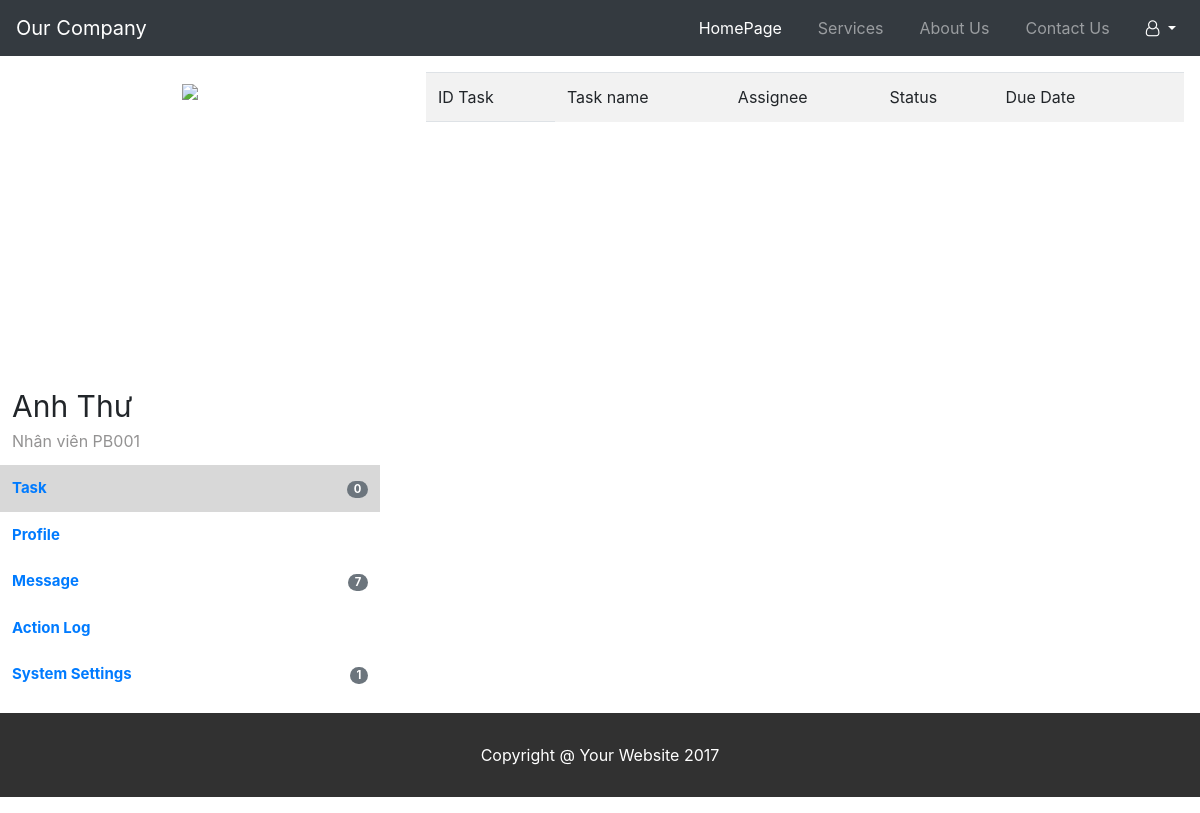
The app's page /nhanvien/tacvunhanvien.php (signed in), older data.
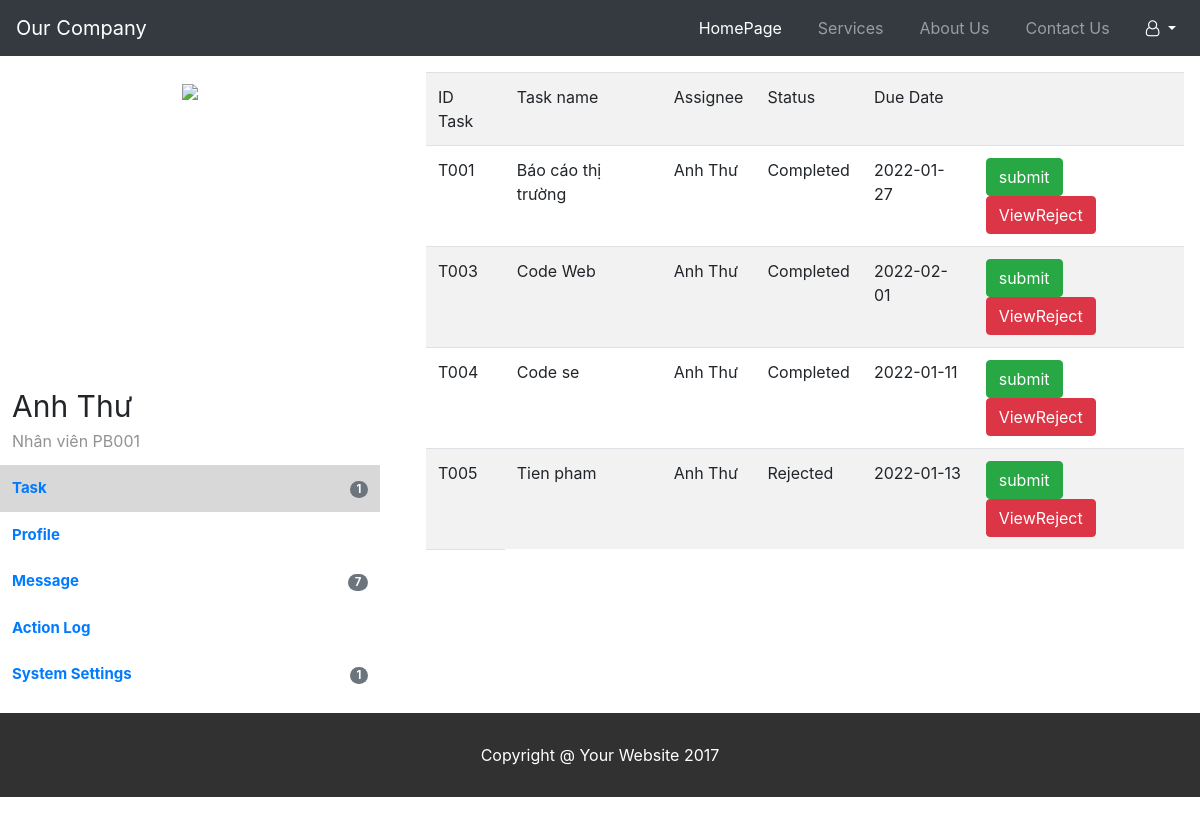
The same page, newer data.
### tables this page shows
CREATE TABLE `task` (
  `idtask` varchar(55) NOT NULL,
  `name` varchar(255) NOT NULL,
  `status` varchar(55) NOT NULL,
  `description` varchar(255) NOT NULL,
  `idnv` varchar(55) NOT NULL,
  `dueto` varchar(255) DEFAULT NULL,
  `id_department` varchar(255) DEFAULT NULL,
  `token` int(11) DEFAULT NULL,
  `evaluate` varchar(255) DEFAULT NULL,
  `note` varchar(255) DEFAULT NULL,
  `attach` varchar(255) DEFAULT NULL
);

CREATE TABLE `employee` (
  `idnv` varchar(50) NOT NULL,
  `name` varchar(255) NOT NULL,
  `username` varchar(255) DEFAULT NULL,
  `position` varchar(255) DEFAULT NULL,
  `department` varchar(255) DEFAULT NULL,
  `id_department` varchar(50) DEFAULT NULL,
  `email` varchar(255) DEFAULT NULL,
  `phone` varchar(255) DEFAULT NULL,
  `indentity` varchar(255) DEFAULT NULL,
  `gender` varchar(255) DEFAULT NULL,
  `image` varchar(255) DEFAULT NULL,
  `password` varchar(255) DEFAULT NULL,
  `role` varchar(50) DEFAULT NULL
);

### db.php (called while the page is built, shortened)
<?php
    function open_database() {
        $conn = new mysqli(HOST, USER, PASSWORD, DB);
        return $conn;
    }
	function search_employee($id){
        $conn = open_database();
		$sql = "SELECT * FROM employee WHERE idnv = ?";
		$stm = $conn->prepare($sql);
        $stm->bind_param('s', $id);
        if (!$stm->execute()){
            return array('code' => 1, 'message' => 'Không thể thực thi câu lệnh sql');
        }
		$result = $stm->get_result();
        $data = array();
        while($row = $result->fetch_assoc())
		{
            $data[] = $row;
        }
        return array('code'=>0, 'data'=>$data);
    }
	function get_employee_by_tentk($tentk){
        $conn = open_database();
		$sql = "SELECT * FROM employee WHERE username = ?";
		$stm = $conn->prepare($sql);
        $stm->bind_param('s', $tentk);
        if (!$stm->execute()){
            return array('code' => 1, 'message' => 'Không thể thực thi câu lệnh sql');
        }
		$result = $stm->get_result();
        $data = array();
        while($row = $result->fetch_assoc())
		{
            $data[] = $row;
        }
        return array('code'=>0, 'data'=>$data);
    }
    function get_all_tasks_employee($idnv){
        $conn = open_database();
		$sql = "SELECT * FROM task WHERE idnv = ? and token = 1";
		$stm = $conn->prepare($sql);
        $stm->bind_param('s', $idnv);
        if (!$stm->execute()){
            return array('code' => 1, 'message' => 'Không thể thực thi câu lệnh sql');
        }
		$result = $stm->get_result();
        $data = array();
        while($row = $result->fetch_assoc())
		{
            $data[] = $row;
        }
        return array('code'=>0,'message'=>'sussess', 'data'=>$data);
    }
    function count_task_employee($idnv){
        $sql = "SELECT count(*) FROM task where idnv=? and status IN('New', 'Waiting', 'In progress', 'Rejected') ";
        $conn = open_database();
        $stm = $conn->prepare($sql);
        $stm->bind_param('s', $idnv);
        if (!$stm->execute()){
            return array('code' => 1, 'message' => 'Không thể thực thi câu lệnh sql');
        }
        $result = $stm->get_result();
		$row = $result->fetch_assoc();
        return $row;
    }
?>

### nhanvien/tacvunhanvien.php (the view, shortened to what the changed rows need)
<?php
	require_once('../db.php');
	$tentk = $_SESSION['user'];
	$result = get_employee_by_tentk($tentk);
	$data = $result['data'];
	foreach ($data as $item){
		$idnv = $item['idnv'];
	}
	$tasks = get_all_tasks_employee($idnv)['data'];
	$count = count_task_employee($idnv);
	$count_task = $count['count(*)'];
?>
<!DOCTYPE html>
<html lang="en">
<head>
	<link rel="stylesheet" href="https://maxcdn.bootstrapcdn.com/bootstrap/4.5.2/css/bootstrap.min.css">
	<link rel="stylesheet" href="https://cdnjs.cloudflare.com/ajax/libs/font-awesome/4.7.0/css/font-awesome.min.css">
</head>
<body>
		<div class="row">
			<div class="col-lg-4 col-md-12 left mt-3">
				<table cellpadding="10" cellspacing="10" class="table table-borderless" style="margin: auto;">
					<tbody>
						<tr class="control" style="text-align: left; font-weight: bold; font-size: 15px; background-color: #D8D8D8">
							<td class="text-right">
								<a href="">
									<span class="badge badge-pill badge-secondary"><?=$count_task?></span>
								</a>
							</td>
						</tr>
					</tbody>
				</table>
			</div>
			<div class="col-lg-8 card-info">
				<table class="table table-striped mt-3 mx-3" style="border-collapse: collapse; margin: auto">
					<tbody>
						<?php
							foreach($tasks as $task) {
								$id = $task['idtask'];
								$name = $task['name'];
								$assignee = search_employee($task['idnv'])['data'][0]['name'];
								$status = $task['status'];
								$deadline = $task['dueto'];
						?>
							<tr class="item " data-toggle="modal" data-target="#view-task">
								<td><?=$id?></td>
								<td><?=$name?></td>
								<td><?=$assignee?></td>
								<td><?=$status?></td>
								<td><?=$deadline?></td>
								<td>
									<button class = "submit btn btn-success" href="#" data-toggle="modal" data-target="#submit-task" data-id="<?=$id?>" data-status="<?=$status?>" data-deadline="<?=$deadline?>" id="button-submit">submit</button>
									<button class = "btn btn-danger" href="#" id="button-reject" onclick="viewTaskOfEmployee(this)">ViewReject</button>
								</td>
							</tr>
						<?php
							}
						?>
					</tbody>
				</table>
			</div>
		</div>
</body>
</html>

Row changes from the older to the newer data that the page shows:
added task: id "T001", name "Báo cáo thị trường", idnv.name "Anh Thư", status "Completed", dueto "2022-01-27"
added task: id "T003", name "Code Web", idnv.name "Anh Thư", status "Completed", dueto "2022-02-01"
added task: id "T004", name "Code se", idnv.name "Anh Thư", status "Completed", dueto "2022-01-11"
added task: id "T005", name "Tien pham", idnv.name "Anh Thư", status "Rejected", dueto "2022-01-13"
Text that changed along with them:
$count_task: "0" → "1"
